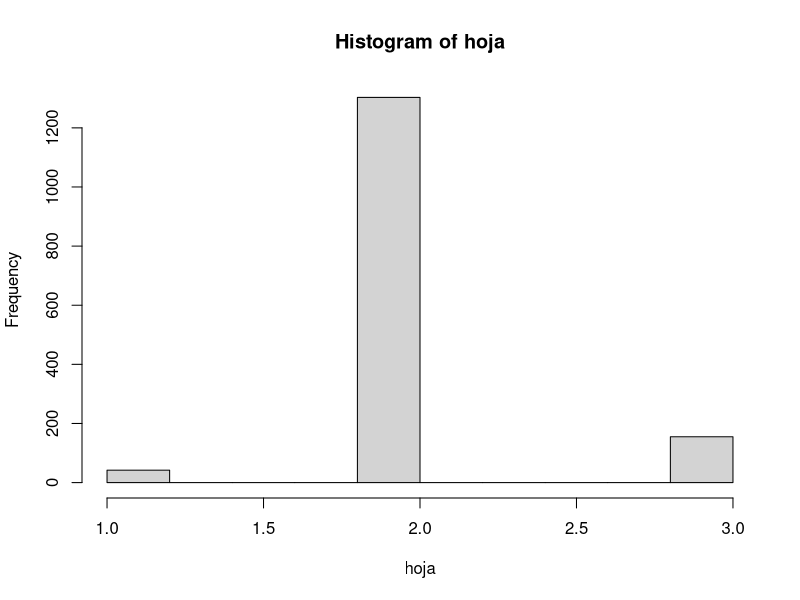
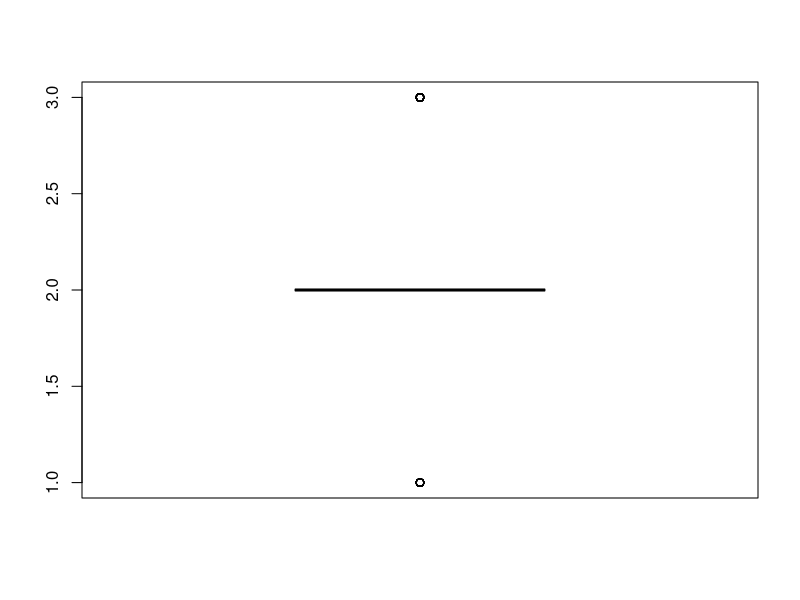
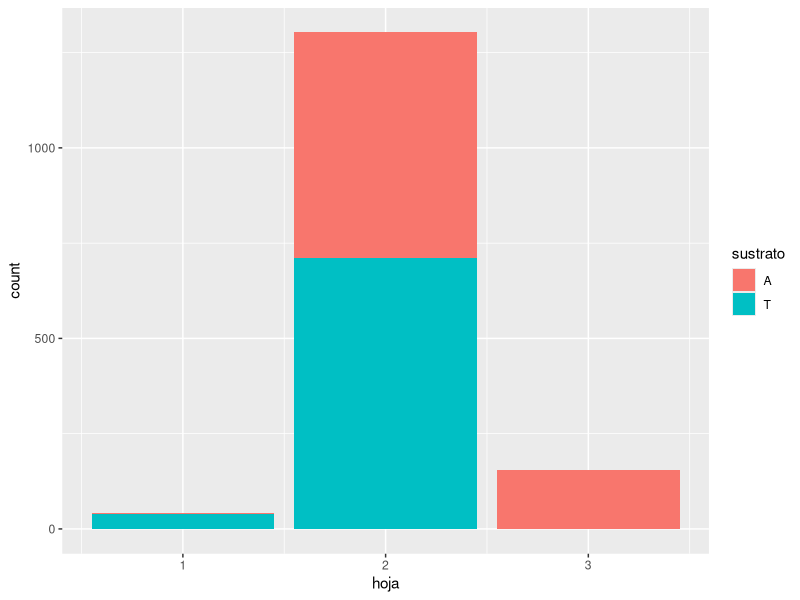

R code for these plots, in order: (Note: this script raises an error after producing the figures.)
library(readxl)
library(readr)
datos<- "~/datasets/Datos1.csv"
datos1 <- read_csv("Datos1.csv")
head(datos1)
library(ggplot2)
library(dplyr)
?"$"

hoja <- datos1$hojas
riego <- datos1$riego
sustrato <- datos1$sustrato
min(hoja)
max(hoja)
mean(hoja) #media de hojas = 2.48
sd(hoja) #desviacion estandar de hojas = 1.12
hist(hoja)
boxplot(hoja)
chisq.test(hoja)

#Independencia del sustrato
table(hoja, sustrato)


prop.table(table(hoja, sustrato))

ggplot(data= datos1, aes(x= hoja, fill= sustrato)) + 
  geom_bar()
chisq.test(x= hoja, y= sustrato)


#Independecia del riego
table(hoja, riego)


prop.table(table(hoja, riego))

ggplot(data= datos1, aes(x= hojas, fill= Riego)) + 
  geom_bar()
?chisq.test
chisq.test(x= hoja, y= riego)

#Creacion de tablas para la comparacion de medias y varianzas
#Prueba de varianzas

#H0: var_st == var_sa
#Ha: var_st != var_sa
st <- datos1 %>%
  filter(sustrato == "T") %>%
  select(hojas) %>%
  unlist()

sa <- datos1 %>%
  filter(sustrato == "A") %>%
  select(hojas) %>%
  unlist()
?var.test
var.test(x = st, y = sa,
         ratio = 1, 
         alternative = "two.sided",
         conf.level = .95)
#Prueba de dos medias
prueba_t <- t.test(st, sa, var.equal = FALSE)  

print(prueba_t)
#comprobar binomial
n_total <- 300 * 5  # Total de plantas (300 grupos, 5 plantas por grupo)
x_exitos <- sum(hoja == 3)  # Total de plantas con 3 hojas

# Probabilidad teórica de éxito (aquí debes colocar la probabilidad teórica esperada)
p_teorica <- 0.3  # Ejemplo, reemplaza con la probabilidad teórica real

# Realizar la prueba binomial
prueba_binomial <- binom.test(x = x_exitos, n = 1500, p = 0.15)

# Resultados de la prueba
print(prueba_binomial)
print(prueba_binomial$p.value)
# Interpretar resultados
if (prueba_binomial$p.value < 0.05) {
  cat("Los datos no se ajustan bien a la distribución binomial con la probabilidad teórica.\n")
} else {
  cat("Los datos se ajustan bien a la distribución binomial con la probabilidad teórica.\n")
}
p_teorica <- 0.85  # Ejemplo, ajusta según sea necesario

# Inicializar el dataframe de resultados
resultados <- data.frame(Muestra = integer(), P_Valor = numeric(), Ajuste = character(), stringsAsFactors = FALSE)

# Obtener los valores únicos de "muestra"
grupos <- unique(datos1$muestra)

# Iterar sobre cada grupo
for (grupo in grupos) {
  # Filtrar los datos para el grupo actual
  datos_grupo <- datos1 %>% filter(muestra == grupo)
  
  # Contar el número de éxitos (plantas con 3 hojas)
  x_exitos <- sum(datos_grupo$hojas == 3)
  
  # Realizar la prueba binomial
  prueba_binomial <- binom.test(x = x_exitos, n = 5, p = p_teorica)
  
  # Almacenar los resultados
  resultados <- rbind(resultados, data.frame(
    Muestra = grupo,
    P_Valor = prueba_binomial$p.value,
    Ajuste = ifelse(prueba_binomial$p.value < 0.05, "No ajusta", "Ajusta"),
    stringsAsFactors = FALSE
  ))
}

# Mostrar los resultados
print(resultados)